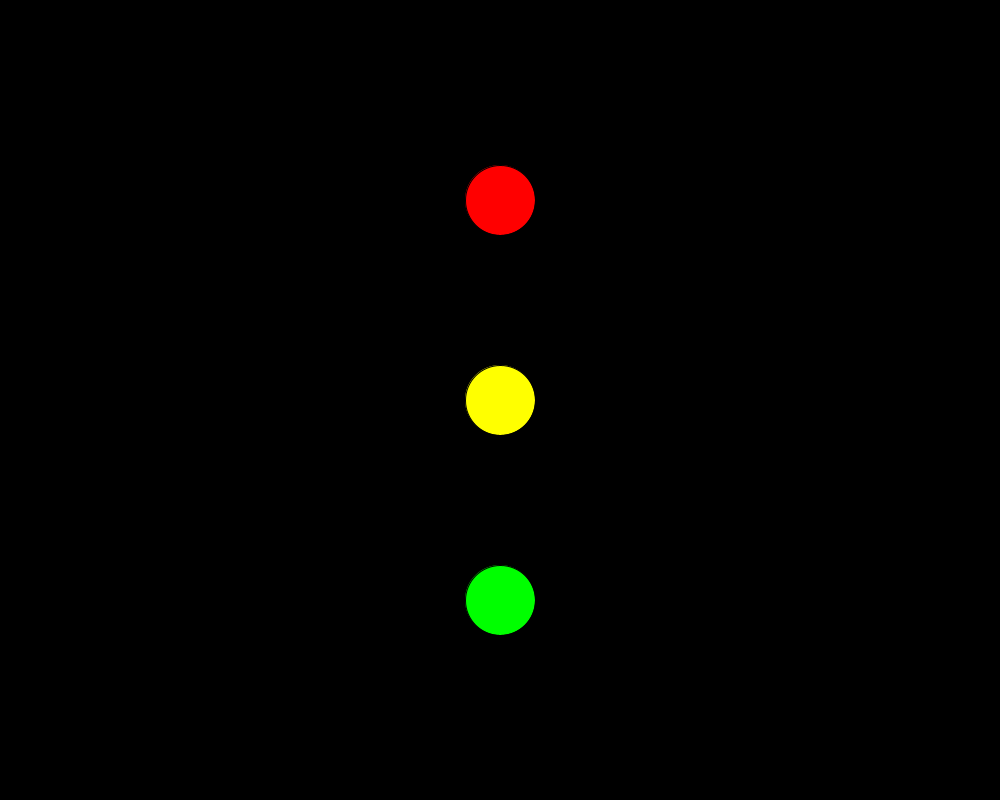
Frame 1 (no input)
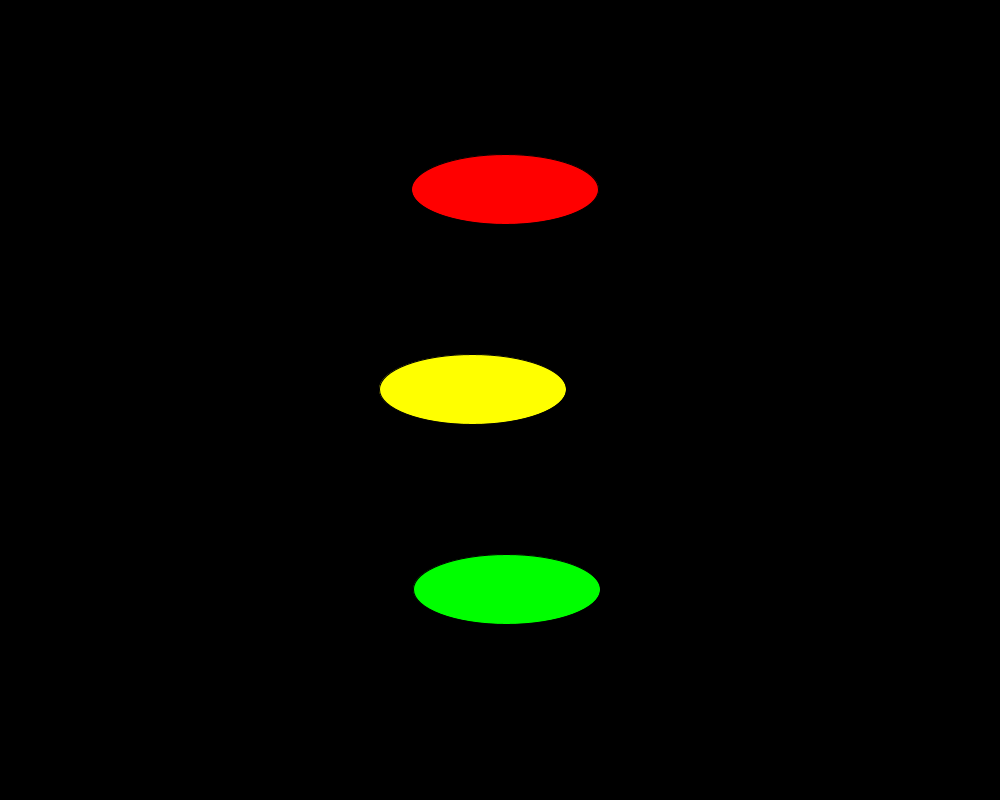
Frame 60 (the mouse pressed at the canvas centre just before this capture)
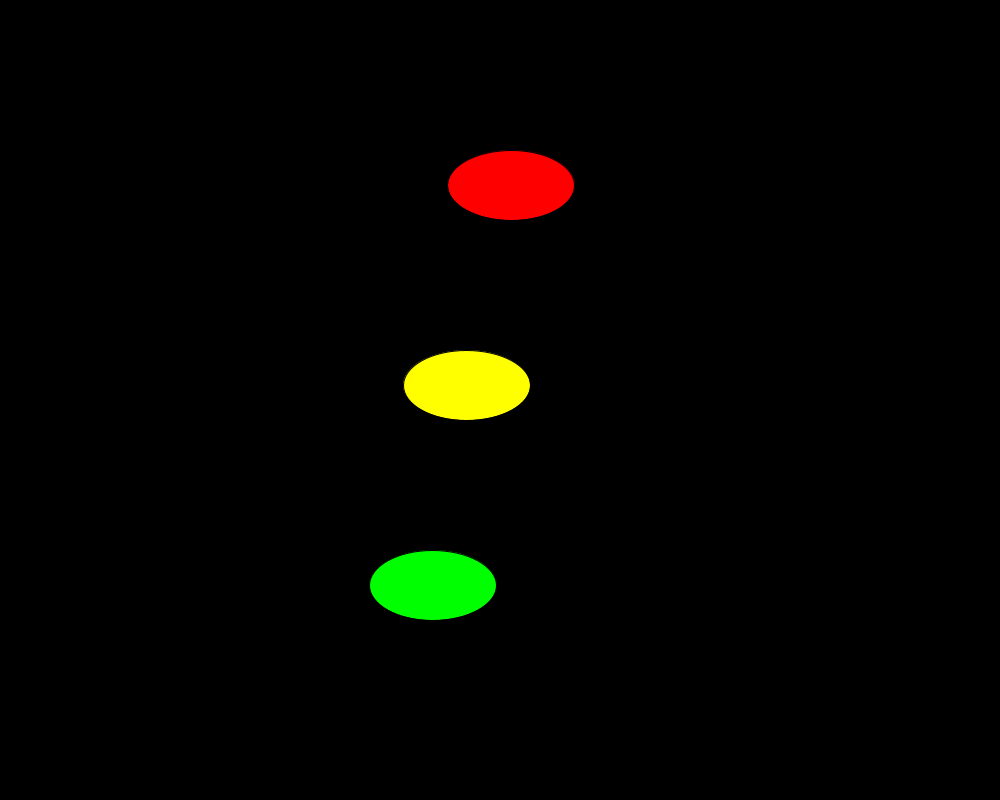
Frame 120 (the mouse held since frame 60 and released just before this capture)

The Processing sketch that drew these frames (run headless with seeded random() and noise(); from frame 60 on, the mouse is pressed at the canvas centre):

// Processing sketch: ExpandingShapes
// ── ExpandingShapes.pde
/*
  Expanding Shapes
  by Scott Kildall
  
  Expand and grow various shapes. This will show a 
  traffic light-style pattern that will jitter and expand.
  The traffic lights will stay in the same vertical orientation
  from one another.
  
  This sketch will show principles of:
  (1) use of global variables
  (2) println() for debug messages
  (3) encapsulation through various functions
  (4) using randomness to make unpredicatable behavior
*/

// Ellipse parameters
int eWidth = 70;
int eHeight = 70;
color red = #FF0000;
color yellow = color(255,255,0);
color green = color(0,255,0);

// The y distance of the red stop light, which will jitter
float stopY = 200;

// the distance between each stop light
int stopDist = 200;

// the x position of each, which will change randomly
float redX, yellowX, greenX;

// grow = true, will expand the shapes horizontally, otherwise shrink them
boolean grow = true;

void setup() {
  size(1000, 800);
  ellipseMode(CENTER);
  
  // start with these centered 
  redX = width/2;
  greenX = width/2;
  yellowX = width/2;
}

void draw() {
  background(0);

  // draw stop light
  fill(red);
  ellipse( redX, stopY, eWidth, eHeight);
  
  fill(yellow);
  ellipse( yellowX, stopY + stopDist, eWidth, eHeight);
  
  fill(green);
  ellipse( greenX, stopY + (2*stopDist), eWidth, eHeight);
  
  // animate them in a creative way
  animateLights();
  jitter();
}

// we will grow to a max value, shrink to a minimum value
// use println() to show MIN or MAX reached
void animateLights() {
  if( grow )
   eWidth = eWidth + 3;
 else
   eWidth = eWidth - 1;
   
 // hit max, set grow to false  
 if( eWidth > 200 ) {
    grow = false;
    println("MAX Reached");
 }
 else if( eWidth < 30 ) {
    grow = true; 
    println("MIN Reached");
 }
}

// move the x of each one to a random range
// move the y of the group to a random range
void jitter() {
  redX = redX + random(-1,1);
  greenX = greenX + random(-10,10);
  yellowX = yellowX + random(-4,4);
  stopY = stopY + random(-10,10);
}
